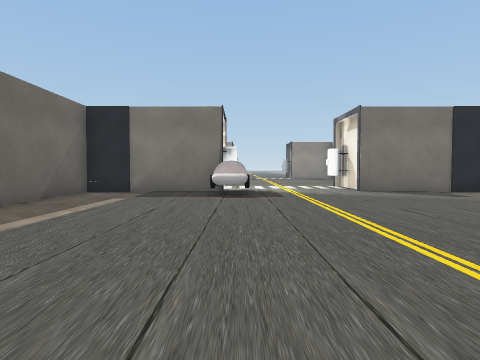
[1] (above)

24 first-person views from a walk through a Unity game level. The camera is 1.3 m above the floor, tilts 2° down and sees 75° across. The floor is counted in squares, 2 m on a side. Each view is taken from the middle of a square. On the plan, view 1 faces up. The plan holds only what a view shows up to about 10 squares ahead; the rest is blank. The place goes on beyond the plan. The player is left out. Some surface patterns are stand-ins.

[2]
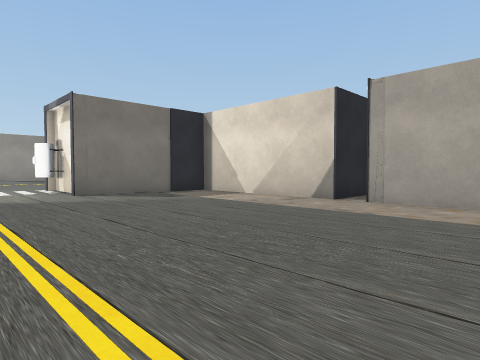

[3]
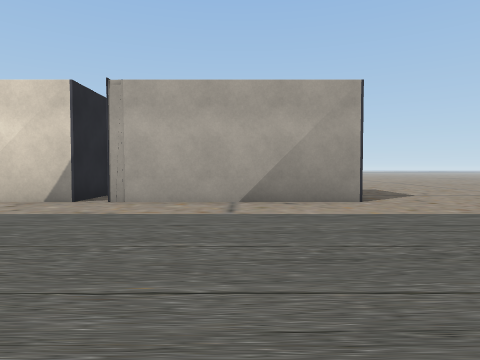

[4]
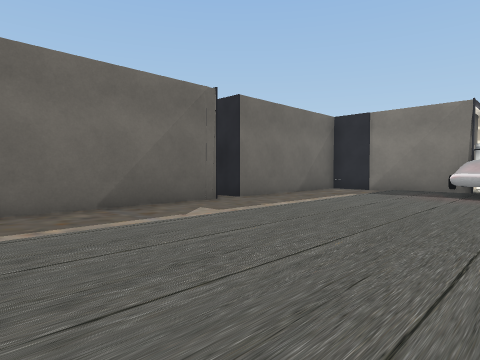

[5]
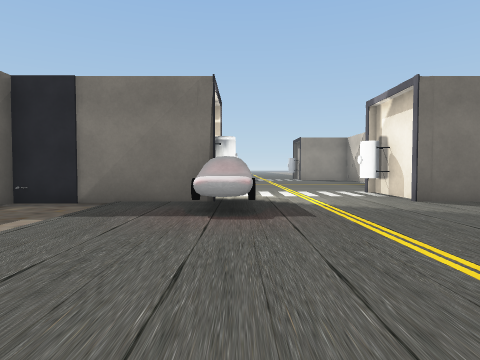

[6]
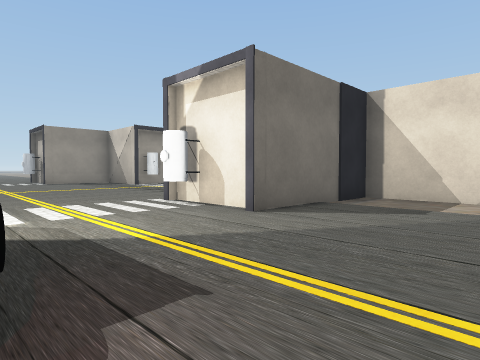

[7]
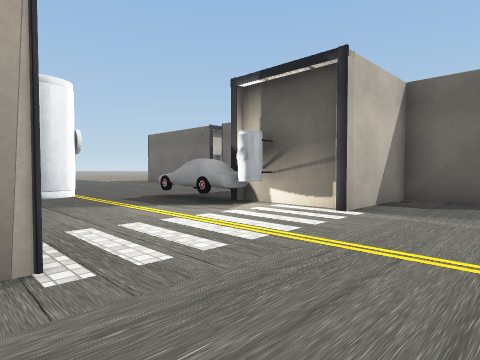

[8]
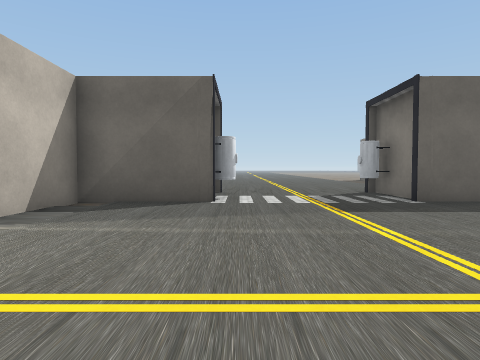

[9]
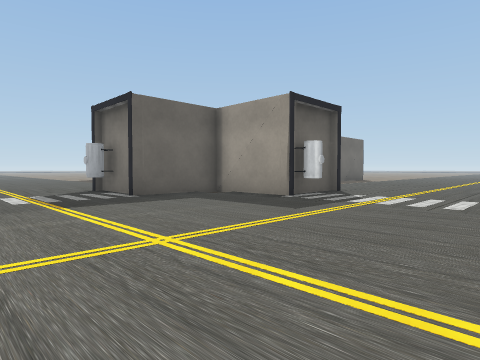

[10]
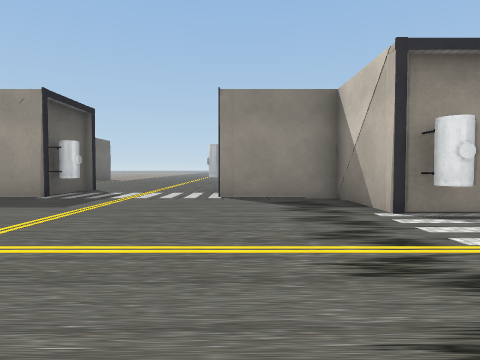

[11]
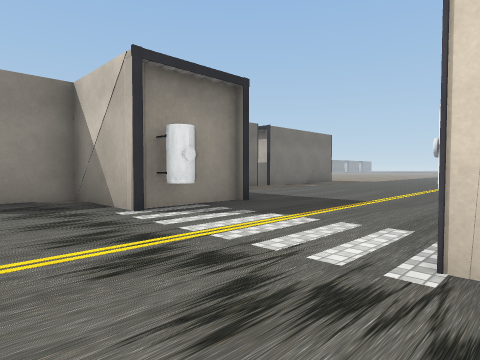

[12]
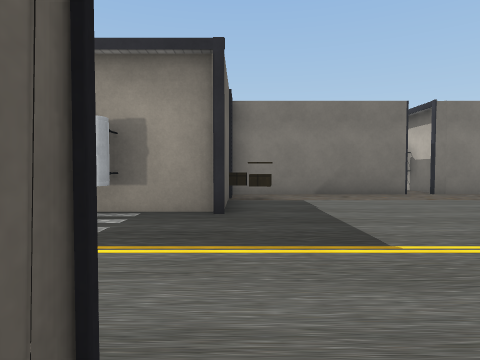

[13]
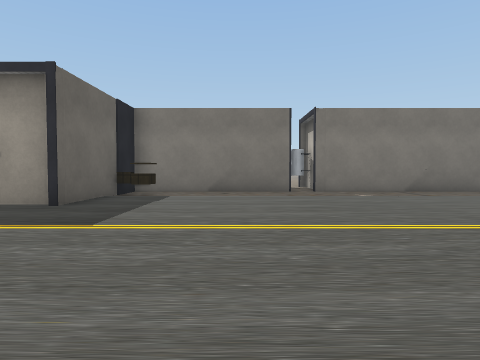

[14]
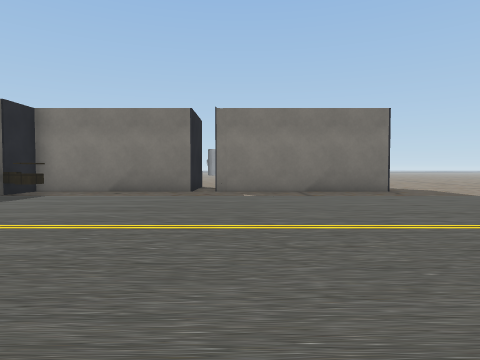

[15]
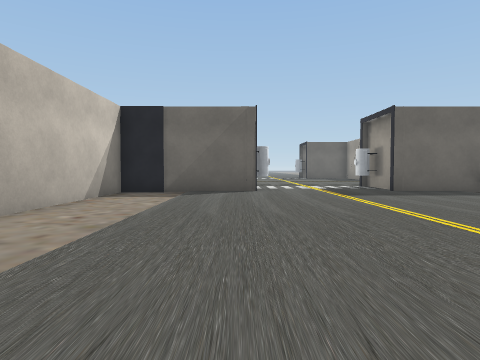

[16]
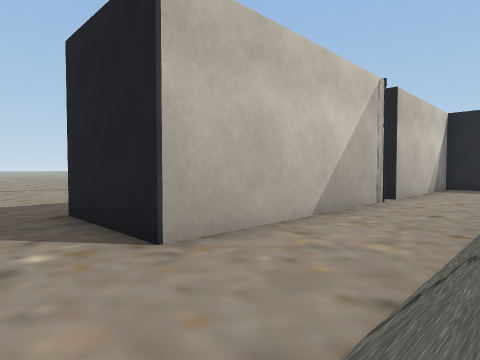

[17]
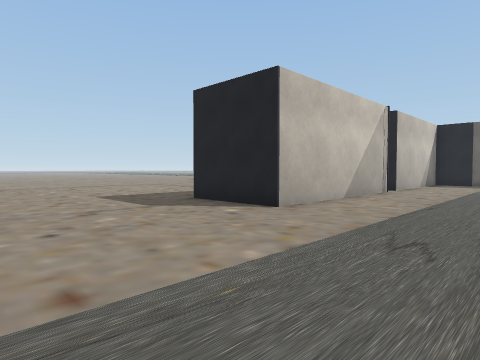

[18]
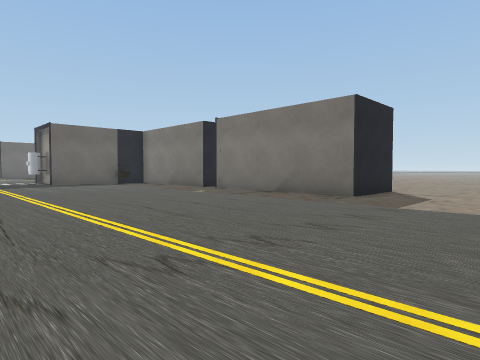

[19]
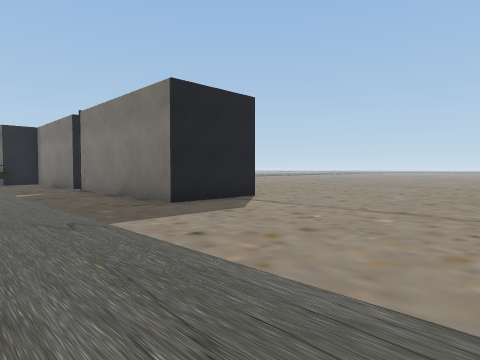

[20]
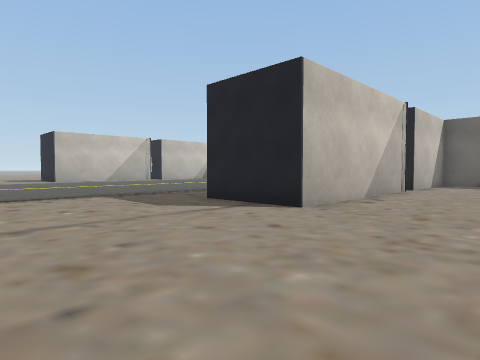

[21]
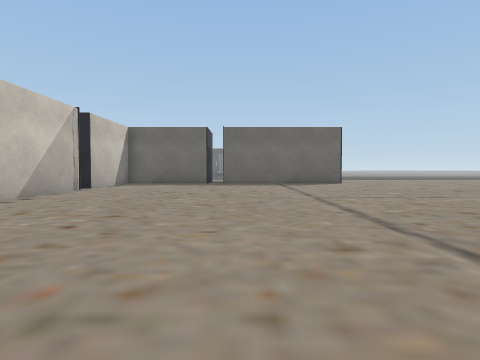

[22]
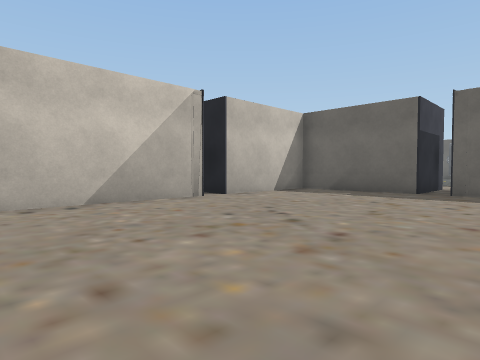

[23]
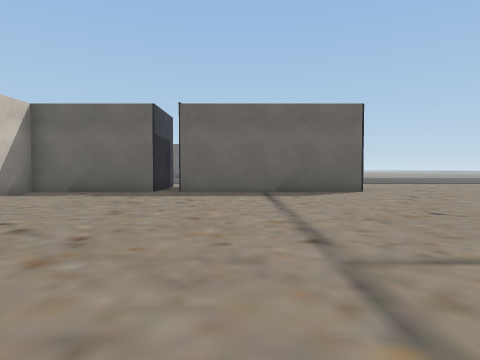

[24]
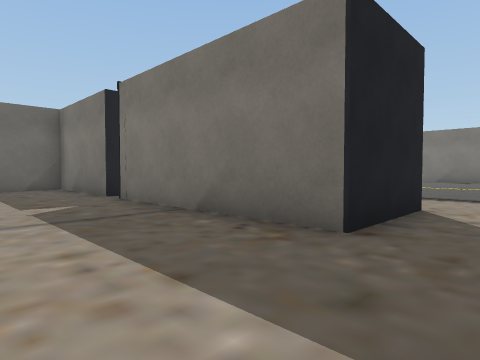

### Floor plan
Points are (right, up) in squares from view 1. A wall is a line through its corners. A room is listed if a view was taken in it or the views show most of it. See-through windows are left out.
Room 1 (views 1, 2, 3, 4, 5, 6)
walls: (3.8, 9.5) (3.8, 11.8); (-4.5, 3.8) (-4.5, -0.3); (3.8, 10.8) (3, 10.8); (-0.8, 10.6) (-0.8, 9.2) (-4.5, 9.2) (-4.5, 4.4); (9.2, 4.4) (7.5, 4.4) (7.5, 9.2) (3.5, 9.2); (7.5, -1.5) (7.5, 3.7)
ways out: opening at (2, 10.7) to room 2
objects: other object (-4, 10); other object (0, 8) to (0, 9)
Room 2 (views 7, 8, 9, 10, 11, 12, 13, 14, 15, 16, 17, 18, 19, 20, 21, 22, 23, 24)
walls: (8.8, 18.7) (6.5, 18.7); (8.5, 20.5) (8.6, 18.4); (8.7, 14.5) (8.9, 10.5) (13.6, 10.5); (6.8, 18) (6.8, 18.8); (14.5, 23) (14.5, 24.1); (6.2, 18.5) (6.2, 21.2) (3.5, 21.2); (14.3, 25) (19.5, 25) (19.5, 22.5) (14.2, 22.5); (14.1, 10.5) (19.5, 10.5) (19.5, 8) (14.2, 8); (13.6, 8) (10, 8) (10, 6.4); (7.5, 28.6) (10, 28.6) (10, 25) (13.5, 25) (13.5, 22.5) (8.7, 22.5); (10, 29.7) (10.2, 29.2); (-0.5, 21.3) (-3.3, 21.3) (-3.3, 18.5); (-0.8, 23.6) (-0.8, 21.6); (-0.8, 11.5) (-0.8, 10.6); (10, 33.5) (10, 29.2); (-3.3, 14.6) (-3.2, 11.8) (-0.5, 11.8); (-3.8, 18.7) (-5.6, 18.7)
ways out: opening at (2, 10.7) to room 1; opening at (-5.8, 17)
objects: other object (9, 21) to (10, 21)

Where each view was taken, in squares from view 1:
view 1: 0 up, 0 right, facing up
view 2: 1 up, 1 right, facing up-right
view 3: 1 up, 1 right, facing right
view 4: 1 down, 1 right, facing up-left
view 5: 3 up, 0 right, facing up
view 6: 6 up, 0 right, facing up-right
view 7: 14 up, 4 right, facing down-left
view 8: 15 up, 3 right, facing left
view 9: 15 up, 4 right, facing up-left
view 10: 14 up, 4 right, facing up
view 11: 14 up, 4 right, facing up-right
view 12: 14 up, 9 right, facing up
view 13: 13 up, 12 right, facing up
view 14: 13 up, 15 right, facing up
view 15: 14 up, 18 right, facing left
view 16: 13 up, 21 right, facing down-left
view 17: 14 up, 24 right, facing down-left
view 18: 15 up, 23 right, facing up-left
view 19: 19 up, 25 right, facing up-left
view 20: 28 up, 24 right, facing down-left
view 21: 30 up, 24 right, facing left
view 22: 31 up, 19 right, facing down-left
view 23: 31 up, 19 right, facing left
view 24: 5 up, 21 right, facing up-left
